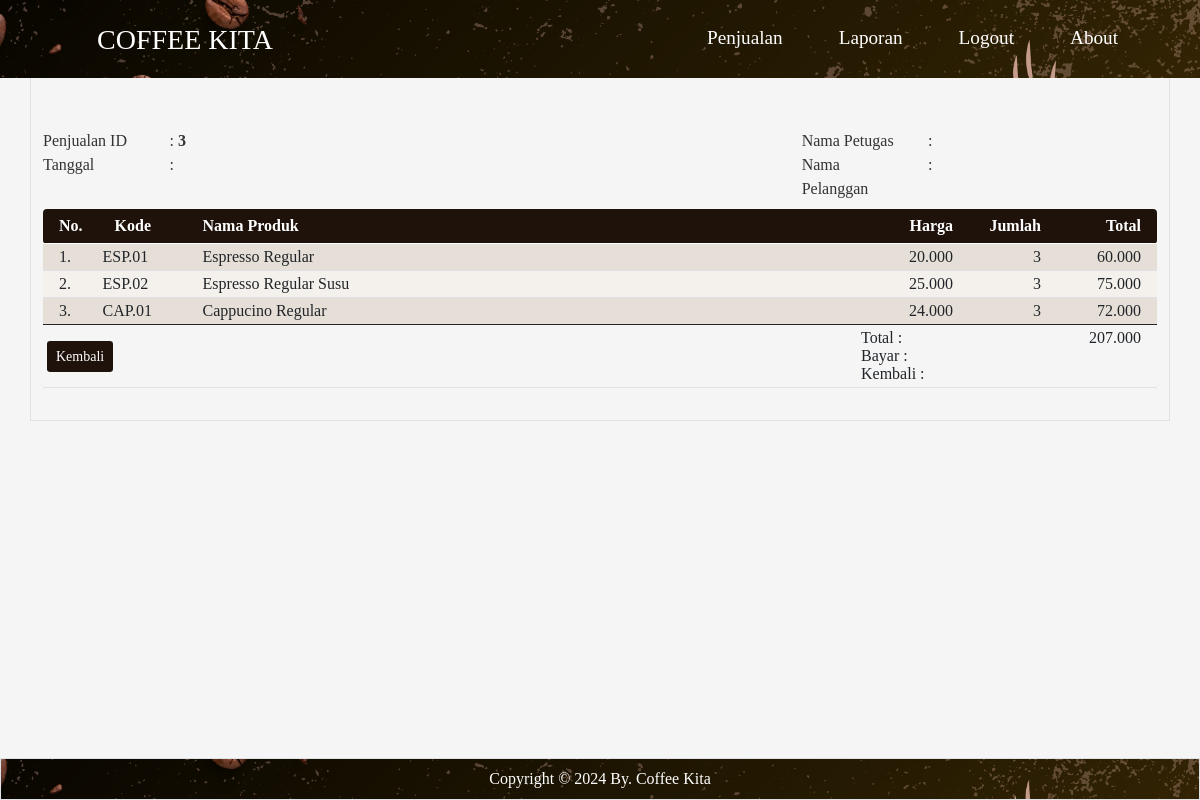
/penjualan/detail_penjualan.php?penid=3, run on the app's committed database.
### tables this page shows
CREATE TABLE `detail_penjualan` (
  `detail_id` int(11) NOT NULL,
  `kode_produk` varchar(15) DEFAULT NULL,
  `nama_produk` varchar(50) DEFAULT NULL,
  `harga` int(11) DEFAULT NULL,
  `jumlah` int(11) DEFAULT NULL,
  `penjualan_id` int(11) DEFAULT NULL
);

### penjualan/detail_penjualan.php (the view, shortened to what this page needs)
<?php
if (isset($_GET['penid'])) {
	$penid = $_GET['penid'];
	$npet = $_GET['npet'];
	$npel = $_GET['npel'];
	$tgl = $_GET['tgl'];
	$byr = $_GET['byr'];
	$kbl = $_GET['kbl'];
	$halaman = $_GET['halaman'];
	?>
	<html>
	<!DOCTYPE html>
	<html lang="en">
	<head>
		<link rel="stylesheet" href="../bootstrap/css/bootstrap.min.css" />
	</head>
	<body>
		<?php include "../header.php" ?>
		<main class="container border py-3 pt-5">
			<br><br><br>
			<div class="row py-2">
				<div class="col-4">
					<div class="row">
						<div class="col-4">Penjualan ID</div>
						<div class="col-8">: <b><?= $penid ?></b></div>
					</div>
					<div class="row">
						<div class="col-4">Tanggal</div>
						<div class="col-8">: <b><?= $tgl ?></b></div>
					</div>
				</div>
				<div class="col-4"></div>
				<div class="col-4">
					<div class="row">
						<div class="col-4">Nama Petugas</div>
						<div class="col-8">: <b><?= $npet ?></b></div>
					</div>
					<div class="row">
						<div class="col-4">Nama Pelanggan</div>
						<div class="col-8">: <b><?= $npel ?></b></div>
					</div>
				</div>
			</div>
			<table class="table table-hover table-striped table-sm">
				<thead class="text-white" style="background-color:rgb(30, 18, 11);">
					<tr>
						<th class="py-2 px-3 rounded-start" width="55px">No.</th>
						<th class="py-2 px-3" width="100px">Kode</th>
						<th class="py-2">Nama Produk</th>
						<th class="py-2 text-end" width="100px">Harga</th>
						<th class="py-2 px-3 text-end" width="100px">Jumlah</th>
						<th class="py-2 px-3 text-end rounded-end" width="100px">Total</th>
					</tr>
				</thead>
				<tbody>
					<?php
					include "../config.php";
					$penid = $_GET['penid'];
					$sql = "select * from detail_penjualan where penjualan_id='$penid'";
					$result = mysqli_query($koneksi, $sql);
					$no = 1;
					$jmltot = 0;
					while ($data = mysqli_fetch_array($result)) {
						$hp = number_format($data['harga'], 0, ",", ".");
						$jp = number_format($data['jumlah'], 0, ",", ".");
						$total = $data['harga'] * $data['jumlah'];
						$tot = number_format($total, 0, ",", ".");
						?>
						<tr>
							<td class="px-3"><?= $no ?>.</td>
							<td><?= $data['kode_produk'] ?></td>
							<td><?= $data['nama_produk'] ?></td>
							<td align="right"><?= $hp ?></td>
							<td align="right" class="px-3"><?= $jp ?></td>
							<td align="right" class="px-3"><?= $tot ?></td>
						</tr>
						<?php
						$no++;
						$jmltot = $jmltot + $total;
						$jmltotal = number_format($jmltot, 0, ",", ".");
					}
					?>
				</tbody>
				<tfoot>
					<tr>
						<td colspan="3" class="text-start py-1">
							<a class="btn btn-sm text-white" href="index.php?halaman=<?= $halaman ?>"
								style="background-color:rgb(30, 18, 11);">Kembali</a>
						</td>
						<td class="text-start py-1">
							Total :<br>
							Bayar :<br>
							Kembali :
						</td>
						<td colspan="2" class="text-end px-3">
							<?= $jmltotal ?><br>
							<?= $byr ?><br>
							<?= $kbl ?><br>
						</td>
					</tr>
				</tfoot>
			</table>
		</main>
		<?php include "../footer.php" ?>
	</body>
	</html>
<?php } ?>

### penjualan/detail_penjualan.php (style rules this page uses)
body { font-size: medium; font-family: 'Merriweather', serif; }
.table-striped tbody tr:nth-of-type(odd) { background-color: rgba(240, 228, 215, 0.6); }
.table-striped tbody tr:nth-of-type(even) { background-color: rgba(240, 228, 215, 0.3); }

### header.php (style rules this page uses)
body { background-color: #f5f5f5; font-family: 'Merriweather', serif; color: #333; }

### data on the page
detail_penjualan: kode_produk "ESP.01", nama_produk "Espresso Regular", harga "20.000", jumlah "3", tot "60.000"
detail_penjualan: kode_produk "ESP.02", nama_produk "Espresso Regular Susu", harga "25.000", jumlah "3", tot "75.000"
detail_penjualan: kode_produk "CAP.01", nama_produk "Cappucino Regular", harga "24.000", jumlah "3", tot "72.000"

### other printed values
$penid "3"
$jmltotal "207.000"
